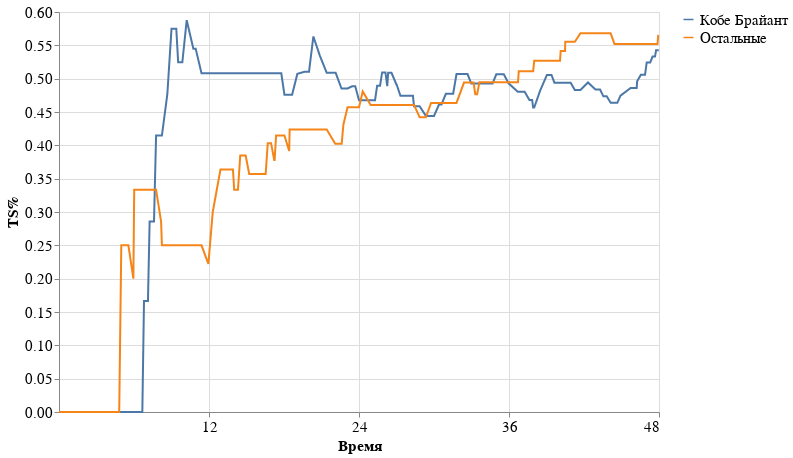

Notebook code cell kept with this figure:
### Code cell
plot_ts(line_kobe1, player_name='Кобе Брайант')

### Figure 1 — Vega-Lite specification as saved in the notebook (floating-point values rounded to 4 significant figures; data arrays with more than 128 entries replaced by an {"elided": "..."} marker saying what was removed)
{"config": {"view": {"continuousWidth": 400, "continuousHeight": 300}, "axis": {"labelFontSize": 15, "titleFontSize": 15}, "legend": {"labelFontSize": 15}}, "data": {"name": "data-af735b6a5f11f0478a1df89e8a66d85b"}, "mark": {"type": "line", "color": "blue"}, "encoding": {"color": {"type": "nominal", "field": "variable", "title": ""}, "x": {"type": "quantitative", "axis": {"grid": true, "values": [12, 24, 36, 48]}, "field": "game_minute", "scale": {"clamp": true, "domain": [0, 48]}, "title": "Время"}, "y": {"type": "quantitative", "field": "ts", "title": "TS%"}}, "height": 400, "width": 600, "$schema": "https://vega.github.io/schema/vega-lite/v4.8.1.json", "datasets": {"data-af735b6a5f11f0478a1df89e8a66d85b": {"elided": "342 records"}}}
